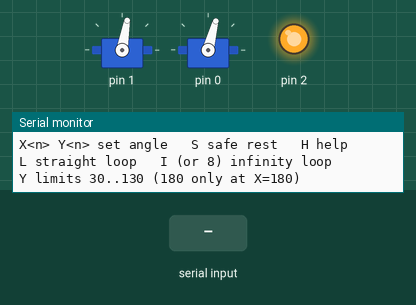
Recording of a sketch running on a simulated Arduino Uno, built for the host (arithmetic inside an expression is 32-bit, double 64-bit). Parts: 2 × servo, output pins drawn as LEDs (lit = HIGH), the last lines printed to the serial monitor. The test bench sets the inputs (shaded band).

Above: at 1.2 s.
1.3 s: "8\n" received over Serial
At 1.77 s:
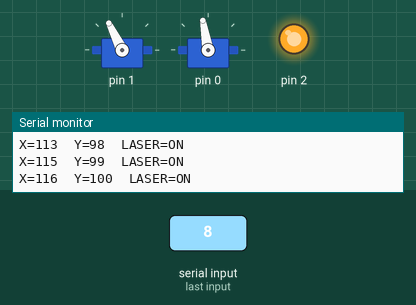
4.3 s: "L90\n" received over Serial
7.3 s: "F90\n" received over Serial
At 10.1 s:
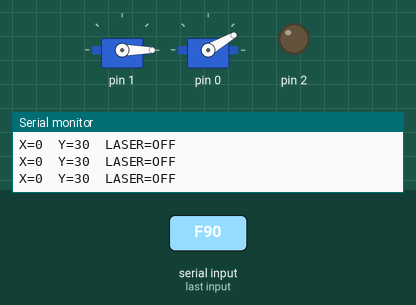
10.3 s: "S\n" received over Serial
12.6 s: "X\n" received over Serial
At 13.4 s:
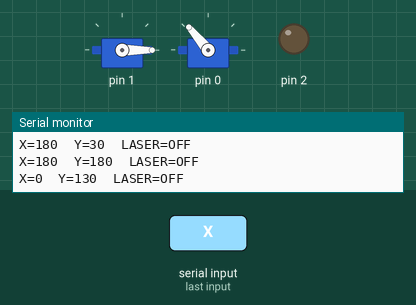
14.1 s: "L,45\n" received over Serial
At 18.84 s:
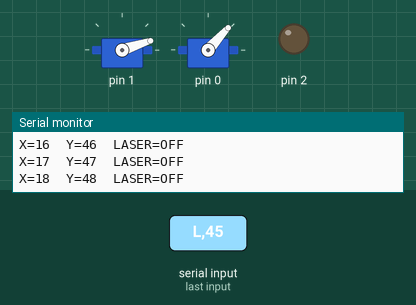
Timing chart, 0 to 20.7 s (numbered marks = the images above; inputs shaded):
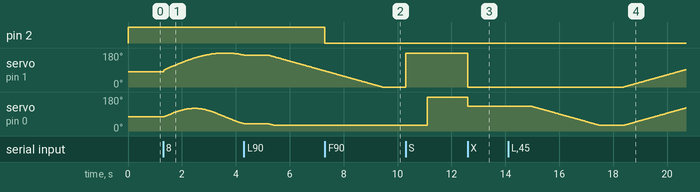

The sketch:

laser_center.ino
```cpp
/*
  HISTORICAL TEST SKETCH - OLD GEOMETRY (centre X80 Y75, rest at 180).
  Do not flash on the current turret; use firmware/turret_main instead.
  Current build: centre X100 Y80, limits X50..150 Y40..140, no rest.

  Center both servos, switch the laser ON, and run test loops.

  X (pan / laser) -> PA1 : centre 80, range 0..180
  Y (tilt)        -> PA0 : centre 75
  Laser           -> PA2 : HIGH = ON (1kR -> BC547 base, low-side switch)

  SAFETY ENVELOPE (components around the mechanism):
    - Y never below 30
    - Y above 130 ONLY when X == 180
    - moving X away from 180 first pulls Y back to 130

  Serial (115200 baud, newline terminated):
    C        centre (X80, Y75) + laser ON
    O        laser ON
    F        laser OFF
    X<n>     set X angle
    Y<n>     set Y angle
    S        safe rest: X180 first, then Y180
    L        toggle STRAIGHT loop (X0/Y30 <-> X180/Y130)
    I  or 8  toggle INFINITY / figure-8 loop
    H        help

  Angles are tracked in plain variables - this core's Servo.read() is buggy.
*/
#include <Servo.h>

Servo servoX;   // PA1 - pan / laser
Servo servoY;   // PA0 - tilt

const int LASER_PIN = PA2;
const int CENTRE_X  = 80;
const int CENTRE_Y  = 75;

const int Y_MIN       = 30;    // never below this
const int Y_MAX_SAFE  = 130;   // max unless X is folded away at 180
const int Y_MAX_FOLD  = 180;   // allowed only when X == 180

// ---- straight loop ----
const int LOOP_X_A = 0;        // pan left,  tilt up
const int LOOP_Y_A = 30;
const int LOOP_X_B = 180;      // pan right (folded), tilt down to safe max
const int LOOP_Y_B = 130;
const int STEP_MS  = 25;       // ms per 1 degree
const unsigned long HOLD_MS = 900;  // pause at each end

// ---- infinity / figure-8 ----
// x = X_C + X_A*sin(t)   -> 0..180
// y = Y_C + Y_A*sin(2t)  -> 30..120 (stays clear of the 40-50 zone)
const int F8_X_C = 90;
const int F8_X_A = 90;
const int F8_Y_C = 75;
const int F8_Y_A = 45;
const int F8_STEPS = 360;      // points per full infinity
const int F8_STEP_MS = 25;     // ms per point -> ~9s per figure-8
const float F8_TAU = 6.28318530718f;

// loopMode: 0 = off, 1 = straight, 2 = infinity
int loopMode = 0;

int posX = CENTRE_X;
int posY = CENTRE_Y;

int loopTargetX = CENTRE_X;
int loopTargetY = CENTRE_Y;
unsigned long lastStep = 0;
unsigned long lastHold = 0;
int f8Phase = 0;

void show() {
  Serial.print("X=");
  Serial.print(posX);
  Serial.print("  Y=");
  Serial.print(posY);
  Serial.print("  LASER=");
  Serial.println(digitalRead(LASER_PIN) ? "ON" : "OFF");
}

void help() {
  Serial.println("--- laser center ---");
  Serial.println("C centre+laser ON   O laser ON   F laser OFF");
  Serial.println("X<n> Y<n> set angle   S safe rest   H help");
  Serial.println("L straight loop   I (or 8) infinity loop");
  Serial.println("Y limits 30..130 (180 only at X=180)");
}

int limitY(int requested) {
  int hi = (posX == 180) ? Y_MAX_FOLD : Y_MAX_SAFE;
  return constrain(requested, Y_MIN, hi);
}

void setX(int a) {
  int newX = constrain(a, 0, 180);
  if (newX != 180 && posY > Y_MAX_SAFE) {
    posY = Y_MAX_SAFE;
    servoY.write(posY);
  }
  posX = newX;
  servoX.write(posX);
  show();
}

void setY(int a) {
  posY = limitY(a);
  servoY.write(posY);
  show();
}

void laserOn()  { digitalWrite(LASER_PIN, HIGH); show(); }
void laserOff() { digitalWrite(LASER_PIN, LOW);  show(); }

void centre() {
  posX = CENTRE_X;
  posY = CENTRE_Y;
  servoX.write(posX);
  servoY.write(posY);
  digitalWrite(LASER_PIN, HIGH);
  show();
}

void safeRest() {
  posX = 180;
  servoX.write(posX);
  show();
  delay(800);
  posY = 180;
  servoY.write(posY);
  show();
}

// one 1-degree step toward the straight-loop target
void stepStraight() {
  if (posX < loopTargetX) { posX++; servoX.write(posX); }
  else if (posX > loopTargetX) { posX--; servoX.write(posX); }

  int hi = (posX == 180) ? Y_MAX_FOLD : Y_MAX_SAFE;
  int wanted = constrain(posY, Y_MIN, hi);
  if (wanted < loopTargetY) wanted++;
  else if (wanted > loopTargetY) wanted--;
  wanted = constrain(wanted, Y_MIN, hi);
  if (wanted != posY) { posY = wanted; servoY.write(posY); }

  show();
}

// advance one point on the figure-8 (Lissajous 1:2)
void stepInfinity() {
  float t = (float)f8Phase * F8_TAU / (float)F8_STEPS;
  int nx = F8_X_C + (int)(F8_X_A * sin(t)  + 0.5f);
  int ny = F8_Y_C + (int)(F8_Y_A * sin(2.0f * t) + 0.5f);

  nx = constrain(nx, 0, 180);
  ny = constrain(ny, Y_MIN, Y_MAX_SAFE);   // infinity stays in the safe arc

  posX = nx; servoX.write(posX);
  posY = ny; servoY.write(posY);

  f8Phase++;
  if (f8Phase >= F8_STEPS) f8Phase = 0;
  show();
}

void setup() {
  Serial.begin(115200);
  pinMode(LASER_PIN, OUTPUT);
  digitalWrite(LASER_PIN, LOW);
  servoX.attach(PA1);
  servoY.attach(PA0);
  centre();
  help();
}

void loop() {
  if (Serial.available()) {
    String cmd = Serial.readStringUntil('\n');
    cmd.trim();
    cmd.toUpperCase();
    char c = cmd.charAt(0);
    int v = cmd.substring(1).toInt();

    if (c == 'L') {
      loopMode = (loopMode == 1) ? 0 : 1;
      if (loopMode == 1) {
        loopTargetX = posX;
        loopTargetY = posY;
        lastStep = millis();
        lastHold = millis();
      }
      Serial.println(loopMode == 1 ? "straight loop START" : "loop stopped");
    } else if (c == 'I' || c == '8') {
      loopMode = (loopMode == 2) ? 0 : 2;
      if (loopMode == 2) {
        f8Phase = 0;
        lastStep = millis();
      }
      Serial.println(loopMode == 2 ? "infinity loop START" : "loop stopped");
    } else if (c == 'C') {
      loopMode = 0; centre();
    } else if (c == 'O') {
      laserOn();
    } else if (c == 'F') {
      laserOff();
    } else if (c == 'X') {
      loopMode = 0; setX(v);
    } else if (c == 'Y') {
      loopMode = 0; setY(v);
    } else if (c == 'S') {
      loopMode = 0; safeRest();
    } else if (c == 'H' || c == '?') {
      help();
    }
  }

  unsigned long now = millis();

  if (loopMode == 1) {
    if (now - lastStep >= (unsigned long)STEP_MS) {
      stepStraight();
      lastStep = now;
    }
    if (posX == loopTargetX && posY == loopTargetY) {
      if (now - lastHold >= HOLD_MS) {
        if (loopTargetX == LOOP_X_A && loopTargetY == LOOP_Y_A) {
          loopTargetX = LOOP_X_B;
          loopTargetY = LOOP_Y_B;
        } else {
          loopTargetX = LOOP_X_A;
          loopTargetY = LOOP_Y_A;
        }
        lastHold = now;
      }
    } else {
      lastHold = now;
    }
  } else if (loopMode == 2) {
    if (now - lastStep >= (unsigned long)F8_STEP_MS) {
      stepInfinity();
      lastStep = now;
    }
  }
}
```

Measured:
- after the input at 1.3 s, servo on pin 1: rises from 80° to 180° in 2.1 s, then falls to 169° in 0.85 s; servo on pin 0: rises from 75° to 120° in 1.0 s, then falls to 39° in 1.9 s
- after the input at 7.3 s, pin 2: HIGH → LOW at once
- after the input at 12.6 s, servo on pin 1: 180° → 0° at once; servo on pin 0: 180° → 130° at once
- after the input at 14.1 s, servo on pin 1: moves from 0° to 92° over 2.3 s, starting after 4.3 s
